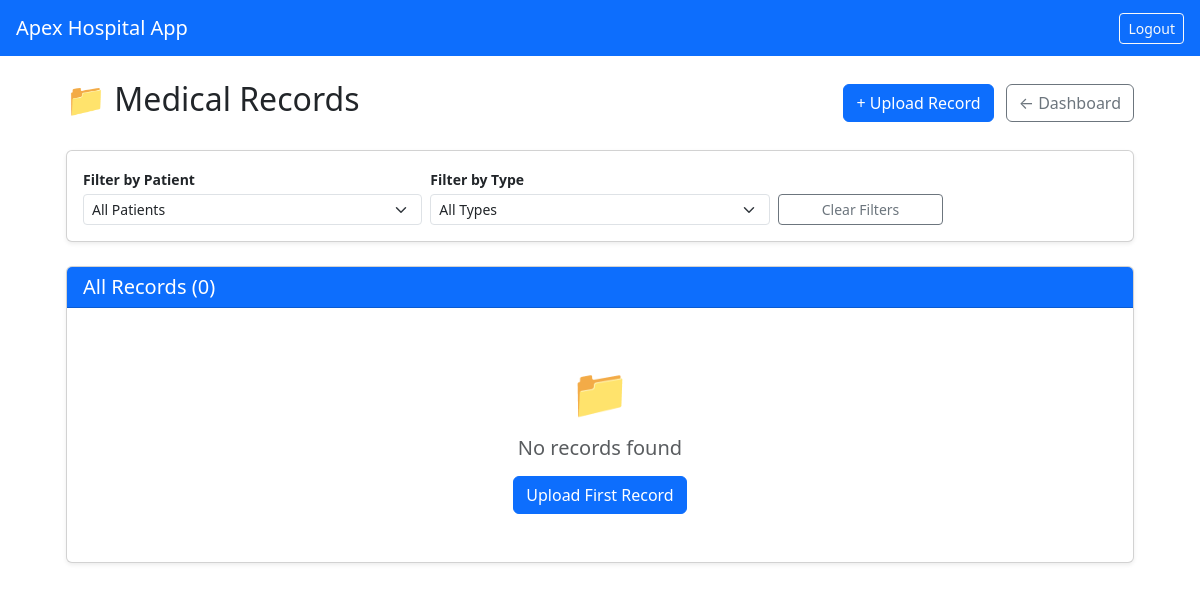
The page /medical-records/doctor/ (signed in) on the database as committed earlier.
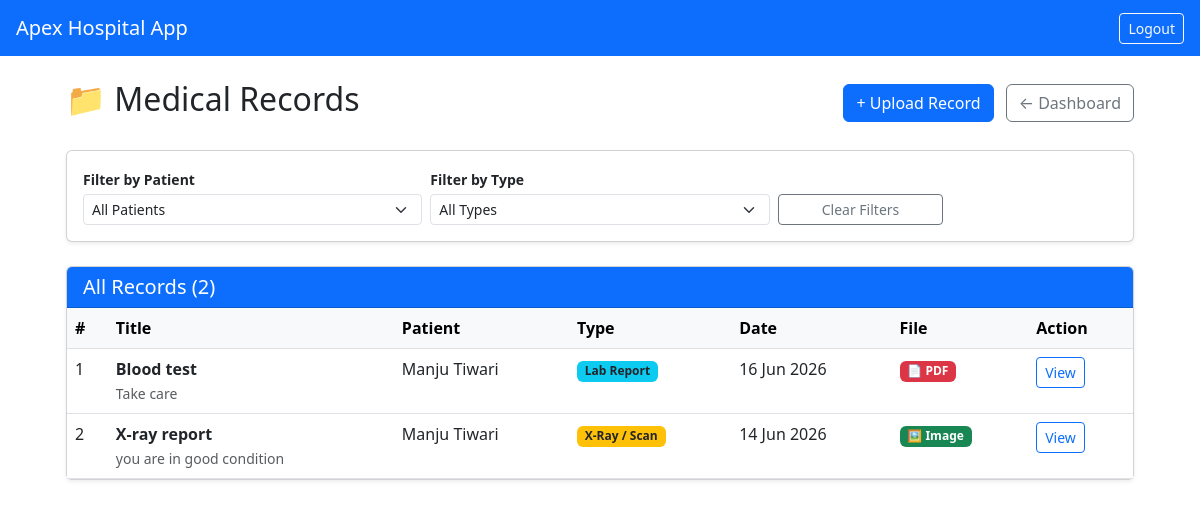
The same page on the database as committed later.
### accounts/models.py (models this page shows, shortened)
class MedicalRecord(models.Model):
    RECORD_TYPES = [
        ('lab_report',    'Lab Report'),
        ('xray_scan',     'X-Ray / Scan'),
        ('prescription',  'Prescription'),
        ('doctors_note',  "Doctor's Note"),
        ('vaccination',   'Vaccination Record'),
        ('other',         'Other'),
    ]
    doctor = models.ForeignKey(DoctorProfile, on_delete=models.CASCADE, related_name='uploaded_records')
    patient = models.ForeignKey(PatientProfile, on_delete=models.CASCADE, related_name='medical_records')
    appointment = models.ForeignKey(Appointment, on_delete=models.SET_NULL, null=True, blank=True, related_name='medical_records')
    title       = models.CharField(max_length=200)
    record_type = models.CharField(max_length=20, choices=RECORD_TYPES, default='lab_report')
    description = models.TextField(blank=True)
    file        = models.FileField(upload_to=medical_record_upload_path, null=True, blank=True)
    record_date = models.DateField()
    created_at  = models.DateTimeField(auto_now_add=True)
    class Meta:
        ordering = ['-record_date', '-created_at']
    def get_file_extension(self):
        if self.file:
            name = self.file.name.lower()
            if name.endswith('.pdf'): return 'pdf'
            elif name.endswith(('.jpg', '.jpeg')): return 'jpg'
            elif name.endswith('.png'): return 'png'
        return 'file'
    def is_image(self):
        return self.get_file_extension() in ['jpg', 'png']
    def is_pdf(self):
        return self.get_file_extension() == 'pdf'

class PatientProfile(models.Model):
    BLOOD_GROUPS = [
        ('A+','A+'),('A-','A-'),('B+','B+'),('B-','B-'),
        ('O+','O+'),('O-','O-'),('AB+','AB+'),('AB-','AB-'),
    ]
    user_profile = models.OneToOneField(
        UserProfile, on_delete=models.CASCADE, related_name='patient'
    )
    date_of_birth = models.DateField(null=True, blank=True)
    blood_group = models.CharField(max_length=5, choices=BLOOD_GROUPS, blank=True)
    address = models.TextField(blank=True)
    emergency_contact = models.CharField(max_length=15, blank=True)

class UserProfile(models.Model):
    ROLE_CHOICES = (
        ('doctor', 'Doctor'),
        ('patient', 'Patient'),
    )
    user = models.OneToOneField(
        User, on_delete=models.CASCADE, related_name='profile'
    )
    role = models.CharField(max_length=10, choices=ROLE_CHOICES)
    phone = models.CharField(max_length=15, blank=True)

### accounts/views.py (the view)
# urls.py: path('medical-records/doctor/', views.doctor_medical_records, name='doctor_medical_records'),
@login_required
def doctor_medical_records(request):
    if request.user.profile.role != 'doctor':
        return redirect('patient_dashboard')
    doctor         = request.user.profile.doctor
    patient_filter = request.GET.get('patient_id')
    type_filter    = request.GET.get('record_type')
    records = MedicalRecord.objects.filter(
        doctor=doctor
    ).select_related('patient__user_profile__user')
    if patient_filter:
        records = records.filter(patient_id=patient_filter)
    if type_filter:
        records = records.filter(record_type=type_filter)
    all_patients = PatientProfile.objects.filter(
        medical_records__doctor=doctor
    ).distinct()
    return render(request, 'accounts/doctor_medical_records.html', {
        'doctor'        : doctor,
        'records'       : records,
        'all_patients'  : all_patients,
        'record_types'  : MedicalRecord.RECORD_TYPES,
        'patient_filter': patient_filter,
        'type_filter'   : type_filter,
    })

### accounts/templates/accounts/doctor_medical_records.html (shortened to what this page needs)
{% extends 'accounts/base.html' %}
{% block content %}
<div class="container-fluid px-4">
  <div class="d-flex justify-content-between align-items-center mb-4">
    <h2>📁 Medical Records</h2>
    <div>
      <a href="{% url 'upload_medical_record' %}" class="btn btn-primary me-2">
        + Upload Record
      </a>
      <a href="{% url 'doctor_dashboard' %}" class="btn btn-outline-secondary">
        ← Dashboard
      </a>
    </div>
  </div>
  <div class="card shadow-sm mb-4">
    <div class="card-body py-3">
      <form method="GET" class="row g-2 align-items-end">
        <div class="col-md-4">
          <label class="form-label fw-bold small mb-1">Filter by Patient</label>
          <select name="patient_id" class="form-select form-select-sm"
                  onchange="this.form.submit()">
            <option value="">All Patients</option>
          </select>
        </div>
        <div class="col-md-4">
          <label class="form-label fw-bold small mb-1">Filter by Type</label>
          <select name="record_type" class="form-select form-select-sm"
                  onchange="this.form.submit()">
            <option value="">All Types</option>
          </select>
        </div>
        <div class="col-md-2">
          <a href="{% url 'doctor_medical_records' %}"
             class="btn btn-outline-secondary btn-sm w-100">
            Clear Filters
          </a>
        </div>
      </form>
    </div>
  </div>
  <div class="card shadow-sm">
    <div class="card-header bg-primary text-white">
      <h5 class="mb-0">All Records ({{ records.count }})</h5>
    </div>
    <div class="card-body p-0">
      {% if records %}
        <div class="table-responsive">
          <table class="table table-hover mb-0">
            <thead class="table-light">
              <tr>
                <th>#</th>
                <th>Title</th>
                <th>Patient</th>
                <th>Type</th>
                <th>Date</th>
                <th>File</th>
                <th>Action</th>
              </tr>
            </thead>
            <tbody>
              {% for rec in records %}
              <tr>
                <td>{{ forloop.counter }}</td>
                <td>
                  <strong>{{ rec.title }}</strong>
                  {% if rec.description %}
                    <br>
                    <small class="text-muted">
                      {{ rec.description|truncatechars:50 }}
                    </small>
                  {% endif %}
                </td>
                <td>{{ rec.patient.user_profile.user.get_full_name }}</td>
                <td>
                  <span class="badge
                    {% if rec.record_type == 'lab_report' %}bg-info text-dark
                    {% elif rec.record_type == 'xray_scan' %}bg-warning text-dark
                    {% elif rec.record_type == 'prescription' %}bg-success
                    {% elif rec.record_type == 'doctors_note' %}bg-primary
                    {% elif rec.record_type == 'vaccination' %}bg-secondary
                    {% else %}bg-dark{% endif %}">
                    {{ rec.get_record_type_display }}
                  </span>
                </td>
                <td>{{ rec.record_date|date:"d M Y" }}</td>
                <td>
                  {% if rec.file %}
                    {% if rec.is_pdf %}
                      <span class="badge bg-danger">📄 PDF</span>
                    {% elif rec.is_image %}
                      <span class="badge bg-success">🖼️ Image</span>
                    {% endif %}
                  {% else %}
                    <span class="text-muted small">No file</span>
                  {% endif %}
                </td>
                <td>
                  <a href="{% url 'medical_record_detail' rec.id %}"
                     class="btn btn-sm btn-outline-primary">
                    View
                  </a>
                </td>
              </tr>
              {% endfor %}
            </tbody>
          </table>
        </div>
      {% else %}
        <div class="text-center py-5">
          <div style="font-size:3rem;">📁</div>
          <h5 class="mt-2 text-muted">No records found</h5>
          <a href="{% url 'upload_medical_record' %}" class="btn btn-primary mt-2">
            Upload First Record
          </a>
        </div>
      {% endif %}
    </div>
  </div>
</div>
{% endblock %}

### accounts/templates/accounts/base.html (shortened to what this page needs)
<!DOCTYPE html>
<html>
<head>
  <link href="https://cdn.jsdelivr.net/npm/bootstrap@5.3.0/dist/css/bootstrap.min.css" rel="stylesheet">
</head>
<body>
  <nav class="navbar navbar-dark bg-primary px-3">
    <span class="navbar-brand">Apex Hospital App</span>
    {% if user.is_authenticated %}
      <a href="{% url 'logout' %}" class="btn btn-outline-light btn-sm">Logout</a>
    {% endif %}
  </nav>
  <div class="container mt-4">
    {% block content %}{% endblock %}
  </div>
</body>
</html>

Rows that differ between the two databases and show on the page:
added MedicalRecord: title "Blood test", description "Take care", patient.user_profile.user.get_full_name "Manju Tiwari", record_type "Lab Report", record_date "16 Jun 2026", shows "📄 PDF"
added MedicalRecord: title "X-ray report", description "you are in good condition", patient.user_profile.user.get_full_name "Manju Tiwari", record_type "X-Ray / Scan", record_date "14 Jun 2026", shows "🖼️ Image"
Other text that changed with them:
{{ records.count }}: "0" → "2"
text no longer shown: "📁 No records found Upload First Record"
text now shown: "# Title Patient Type Date File Action"
